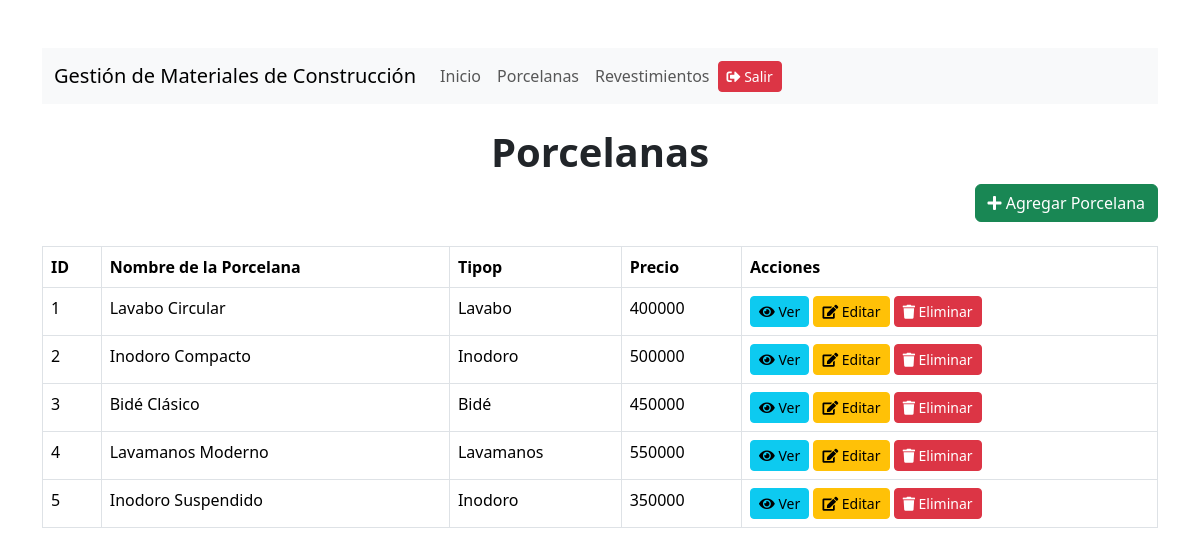
Page /crud_porcelanas.php (signed in) on the committed database.
### tables this page shows
CREATE TABLE porcelana_sanitaria(
    id_porcelana INT auto_increment PRIMARY KEY,
    nombre_porcelana VARCHAR(100) NOT NULL,
    tipo VARCHAR(50) NOT NULL,
    precio bigint NOT NULL
);

### crud_porcelanas.php (the view, shortened to what this page needs)
<?php
    include 'conexion.php';
    function obtener_porcelana($conn)
    {
        $sql = "SELECT * FROM porcelana_sanitaria";
        return mysqli_query($conn, $sql);
    }
?>
<!DOCTYPE html>
<html lang="en">
<head>
    <link href="https://cdn.jsdelivr.net/npm/bootstrap@5.3.3/dist/css/bootstrap.min.css" rel="stylesheet">
    <link rel="stylesheet" href="https://cdnjs.cloudflare.com/ajax/libs/font-awesome/5.15.4/css/all.min.css">
</head>
<body>
    <div class="container mt-5">
        <nav class="navbar navbar-expand-lg navbar-light bg-light">
            <div class="container-fluid">
                <a class="navbar-brand" href="index.php">Gestión de Materiales de Construcción</a>
                <div class="collapse navbar-collapse" id="navbarNav">
                    <ul class="navbar-nav">
                        <li class="nav-item active">
                            <a class="nav-link" aria-current="page" href="index.php">Inicio</a>
                        </li>
                        <li class="nav-item">
                            <a class="nav-link" href="crud_porcelanas.php">Porcelanas</a>
                        </li>
                        <li class="nav-item">
                            <a class="nav-link" href="crud_revestimientos.php">Revestimientos</a>
                        </li>
                    </ul>
                    <section class="d-flex justify-content-end">
                        <a href="cerrar_sesion.php" class="btn btn-danger btn-sm">
                            <i class="fas fa-sign-out-alt"></i> Salir
                        </a>
                    </section>
                </div>
            </div>
        </nav>
        <div class="mt-4">
            <section class="d-flex justify-content-center">
                <h1><strong>Porcelanas</strong></h1>
            </section>
            <section class="d-flex justify-content-end">
                <a href="agregar_porcelana.php" class="btn btn-success">
                    <i class="fas fa-plus"></i> Agregar Porcelana
                </a>
            </section>
        </div>
        <div class="mt-4">
            <?php
                $porcelanas = obtener_porcelana($conn);
                if (mysqli_num_rows($porcelanas) > 0):
            ?>
            <table class="table table-bordered">
                <thead>
                    <tr>
                        <th>ID</th>
                        <th>Nombre de la Porcelana</th>
                        <th>Tipop</th>
                        <th>Precio</th>
                        <th>Acciones</th>
                    </tr>
                </thead>
                <tbody>
                    <?php while ($porcelana = mysqli_fetch_assoc($porcelanas)): ?>
                        <tr>
                            <td><?php echo $porcelana['id_porcelana']; ?></td>
                            <td><?php echo $porcelana['nombre_porcelana']; ?></td>
                            <td><?php echo $porcelana['tipo']; ?></td>
                            <td><?php echo $porcelana['precio']; ?></td>
                            <td>
                                <a href="ver_porcelana.php?id=<?php echo $porcelana['id_porcelana']; ?>" class="btn btn-info btn-sm">
                                    <i class="fas fa-eye"></i> Ver
                                </a>
                                <a href="editar_porcelana.php?id=<?php echo $porcelana['id_porcelana']; ?>" class="btn btn-warning btn-sm">
                                    <i class="fas fa-edit"></i> Editar
                                </a>
                                <a href="eliminar_porcelana.php?id=<?php echo $porcelana['id_porcelana']; ?>" class="btn btn-danger btn-sm" onclick="return confirm('¿Estás seguro de que quieres eliminar esta porcelana?');">
                                    <i class="fas fa-trash"></i> Eliminar
                                </a>
                            </td>
                        </tr>
                    <?php endwhile; ?>
                </tbody>
            </table>
            <?php else: ?>
            <p>No hay registros</p>
            <?php endif; ?>
        </div>
    </div>
</body>
</html>

### rows in the picture
porcelana_sanitaria: id_porcelana "1", nombre_porcelana "Lavabo Circular", tipo "Lavabo", precio "400000"
porcelana_sanitaria: id_porcelana "2", nombre_porcelana "Inodoro Compacto", tipo "Inodoro", precio "500000"
porcelana_sanitaria: id_porcelana "3", nombre_porcelana "Bidé Clásico", tipo "Bidé", precio "450000"
porcelana_sanitaria: id_porcelana "4", nombre_porcelana "Lavamanos Moderno", tipo "Lavamanos", precio "550000"
porcelana_sanitaria: id_porcelana "5", nombre_porcelana "Inodoro Suspendido", tipo "Inodoro", precio "350000"
